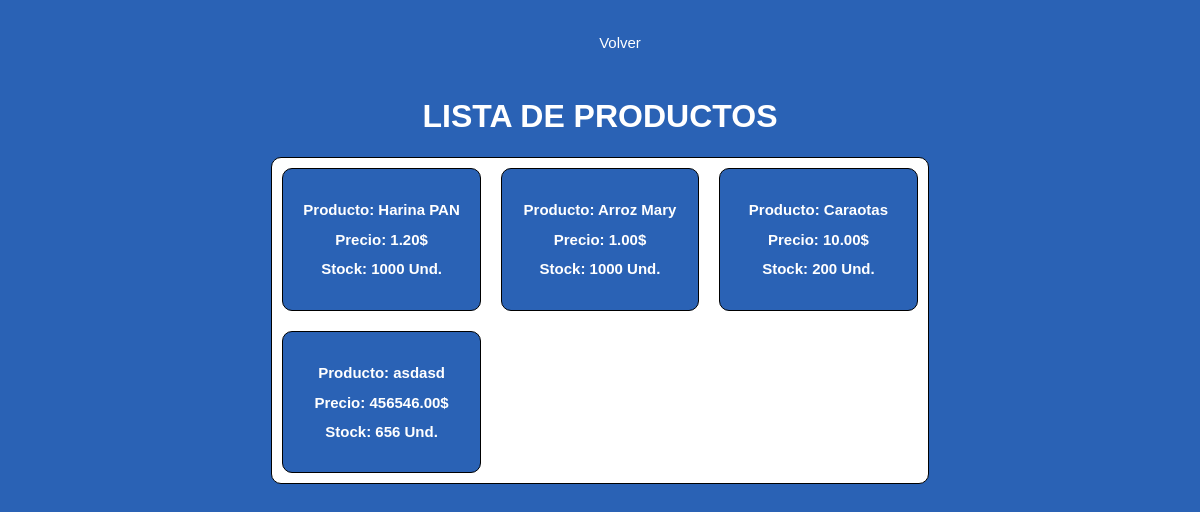
The page /Inventario/lista_productos/ on the database as committed earlier.
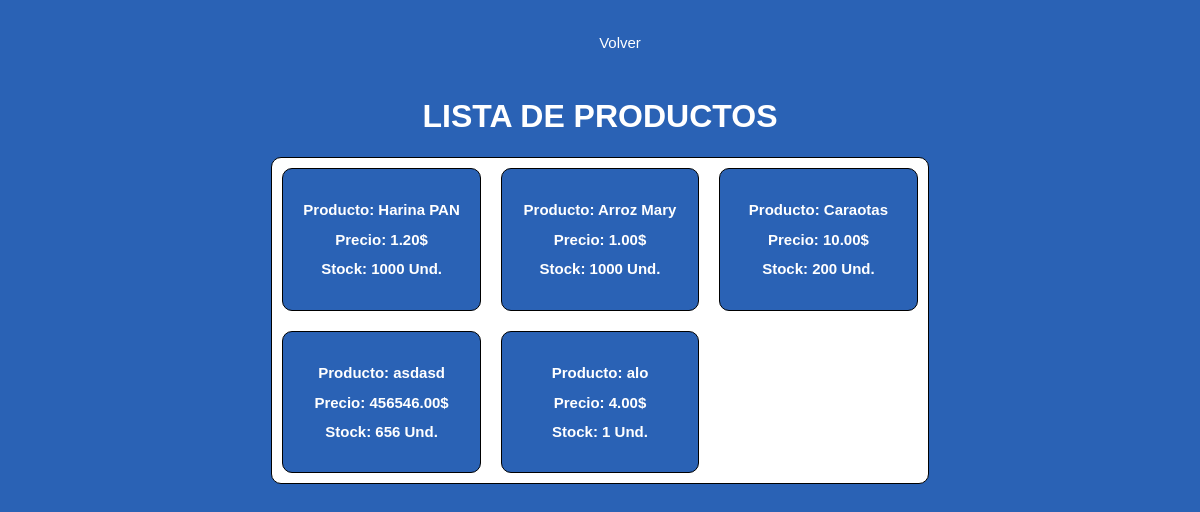
The same page on the database as committed later.
### Inventario/models.py (models this page shows)
class Productos(models.Model):
    nombre = models.CharField(max_length=100)
    codigo = models.IntegerField(unique=True, validators=[validate_unique_name])
    precio = models.DecimalField(max_digits=10, decimal_places=2)
    stock = models.IntegerField()
    proveedor = models.CharField(max_length=100)

### Inventario/views.py (the view)
# urls.py: path('lista_productos/', views.lista_productos, name= "lista_productos"),
def lista_productos(request):
    productos = Productos.objects.all()
    return render(request, 'Inventario/lista_productos.html', {'productos': productos})

### Inventario/templates/Inventario/lista_productos.html (shortened to what this page needs)
{% load static %}
<!DOCTYPE html>
<html lang="es">
<head>
    <link rel="stylesheet" type="text/css" href="{% static 'css/lista_productos.css' %}">
</head>
<body>
    <div class="navegacion">
        <nav>
            <ul>
                <li><a href="{% url 'index_inventario' %}">Volver</a></li>
            </ul>
        </nav>
    </div>
    <h1>LISTA DE PRODUCTOS</h1>
    <div class="container">
        {% for producto in productos %}
        <div class="item">
            <h2>Producto: {{producto.nombre}}</h2>
            <h2>Precio: {{producto.precio}}$</h2>
            <h2>Stock: {{producto.stock}} Und.</h2>
        </div>
        {% endfor %}
    </div>
</body>
</html>

Rows that differ between the two databases and show on the page:
added Productos: nombre "alo", precio "4.00", stock "1"
